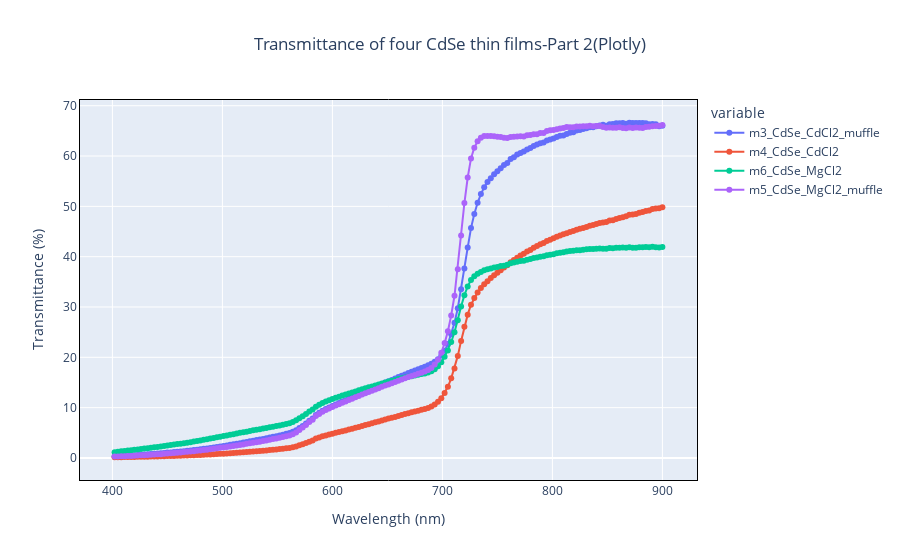

Notebook code for this chart:
### Markdown cell above
#### Part 2 using Plotly

### Code cell
fig_2 = px.line(
    m_2,
    x="Wavelength",
    y=["m3_CdSe_CdCl2_muffle", "m4_CdSe_CdCl2", "m6_CdSe_MgCl2", "m5_CdSe_MgCl2_muffle"],
    markers=True,
    title="Transmittance of four CdSe thin films-Part 2(Plotly)"
)

fig_2.update_layout(title_x=0.5, xaxis_title="Wavelength (nm)", yaxis_title="Transmittance (%)")
fig_2.update_xaxes(linecolor="black", mirror=True)
fig_2.update_yaxes(linecolor="black", mirror=True)

fig_2.show()

### Figure 1 — Plotly figure (JSON) as saved in the notebook; plotly's stock layout.template omitted (floating-point values rounded to 4 significant figures; data arrays with more than 128 entries replaced by an {"elided": "..."} marker saying what was removed)
{"data": [{"hovertemplate": "variable=m3_CdSe_CdCl2_muffle<br>Wavelength=%{x}<br>value=%{y}<extra></extra>", "legendgroup": "m3_CdSe_CdCl2_muffle", "line": {"color": "#636efa", "dash": "solid"}, "marker": {"symbol": "circle"}, "mode": "lines+markers", "name": "m3_CdSe_CdCl2_muffle", "orientation": "v", "showlegend": true, "type": "scatter", "x": {"elided": "167 int values"}, "xaxis": "x", "y": {"elided": "167 float values"}, "yaxis": "y"}, {"hovertemplate": "variable=m4_CdSe_CdCl2<br>Wavelength=%{x}<br>value=%{y}<extra></extra>", "legendgroup": "m4_CdSe_CdCl2", "line": {"color": "#EF553B", "dash": "solid"}, "marker": {"symbol": "circle"}, "mode": "lines+markers", "name": "m4_CdSe_CdCl2", "orientation": "v", "showlegend": true, "type": "scatter", "x": {"elided": "167 int values"}, "xaxis": "x", "y": {"elided": "167 float values"}, "yaxis": "y"}, {"hovertemplate": "variable=m6_CdSe_MgCl2<br>Wavelength=%{x}<br>value=%{y}<extra></extra>", "legendgroup": "m6_CdSe_MgCl2", "line": {"color": "#00cc96", "dash": "solid"}, "marker": {"symbol": "circle"}, "mode": "lines+markers", "name": "m6_CdSe_MgCl2", "orientation": "v", "showlegend": true, "type": "scatter", "x": {"elided": "167 int values"}, "xaxis": "x", "y": {"elided": "167 float values"}, "yaxis": "y"}, {"hovertemplate": "variable=m5_CdSe_MgCl2_muffle<br>Wavelength=%{x}<br>value=%{y}<extra></extra>", "legendgroup": "m5_CdSe_MgCl2_muffle", "line": {"color": "#ab63fa", "dash": "solid"}, "marker": {"symbol": "circle"}, "mode": "lines+markers", "name": "m5_CdSe_MgCl2_muffle", "orientation": "v", "showlegend": true, "type": "scatter", "x": {"elided": "167 int values"}, "xaxis": "x", "y": {"elided": "167 float values"}, "yaxis": "y"}], "layout": {"legend": {"title": {"text": "variable"}, "tracegroupgap": 0}, "title": {"text": "Transmittance of four CdSe thin films-Part 2(Plotly)", "x": 0.5}, "xaxis": {"anchor": "y", "domain": [0, 1], "linecolor": "black", "mirror": true, "title": {"text": "Wavelength (nm)"}}, "yaxis": {"anchor": "x", "domain": [0, 1], "linecolor": "black", "mirror": true, "title": {"text": "Transmittance (%)"}}}}
